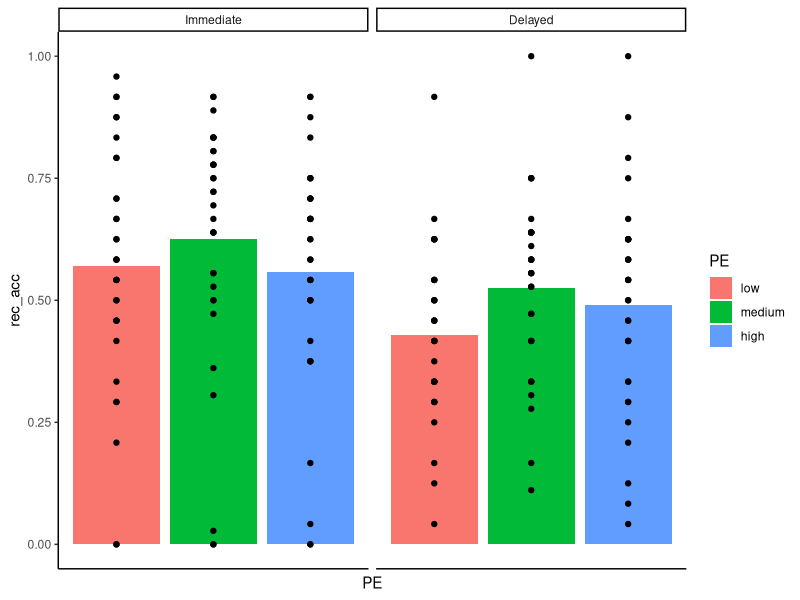

The R source for this figure:
## ---- chunk 1
knitr::opts_chunk$set(echo = TRUE)
## ---- chunk 2
# retrieve data
data<-read.csv("DataLongObj.csv")

# snapshot of the first part of the dataset
print(data[1:10,])

# this is a long format

# set the the order of the levels of PE. This is important for plotting
data$PE<-factor(data$PE, levels=c("low", "medium", "high"))

# rename the levels of the rec_session to "immediate" and "delayed"
# first, let's convert from numeric to factor
data$rec_session<-as.factor(data$rec_session)

# now rename the levels
levels(data$rec_session)<-c("Immediate", "Delayed")

print(data[1:10,])


## ---- chunk 3
library(ggplot2)
library(dplyr) # package to summarise and aggregate data. I use it to have descriptive statistics
 
# to plot the performance, let' aggregate at the participant level, so each point represent a participant
data$particip_code<-as.factor(data$particip_code)

datasub<-group_by ( data, particip_code, PE, rec_session)%>%
  summarise(rec_acc= mean(rec_acc, na.rm=T))

ggplot(datasub, aes(PE, rec_acc))+
  geom_bar(aes(PE, rec_acc, fill = PE),
           position="dodge",stat="summary")+
  geom_point()+
  stat_summary(fun.data = "mean_cl_boot", size = 0.8, geom="errorbar", width=0.2 )+ # this line adds error bars
  theme_classic()+ # changing the default theme
  facet_grid(.~rec_session)+ # split the graphs orizontally according to rec_session
  theme(axis.text.x = element_blank())+ # we are showing the different levels through the colors, so we can avoid naming the bars
  theme(axis.ticks.x = element_blank()) # and we can remove the ticks
## ---- chunk 4
ggplot(data, aes(PE, rec_acc))+ geom_bar(aes(PE, rec_acc),
                                         position="dodge",stat="summary")+
  geom_point()~
  facet_grid(.~rec_session)+ # split the graphs orizontally according to rec_session
  stat_summary(fun.data = "mean_cl_boot", size = 0.8, geom="errorbar", width=0.2 )+ 
  theme_minimal()

## ---- chunk 5

library(lme4) # package that contains the formula for MLMs
library(car)

# First, let's get some descriptives

data %>%
  group_by ( rec_session, PE) %>%
  summarise(mean=mean(rec_acc, na.rm=T))
## ---- chunk 6
# we are using glmer function (generalised linear mixed model) because our dependent variable (recognition accuracy) is binary. For this reason, 
# we also specify the "binomial" link function. We could also call the model "Multilevel generalized linear models"
# We are looking for an interaction between PE and the session. Data are repeated in the two rec_sessions and nested
# within participants. Thus, we are including random intercepts for participants, and random slopes for rec_session and PE, as well as randon slopes for their interaction. 
MLMmodel<- glmer(rec_acc~PE*rec_session+(rec_session*PE|particip_code), family= binomial, data=data)
summary(MLMmodel)

# Here the results for the different levels of PE are shown in the form of contrasts

# We could use "Anova" from the "car" package to get the overall effect of PE (Wald Chi-square)
Anova(MLMmodel)


